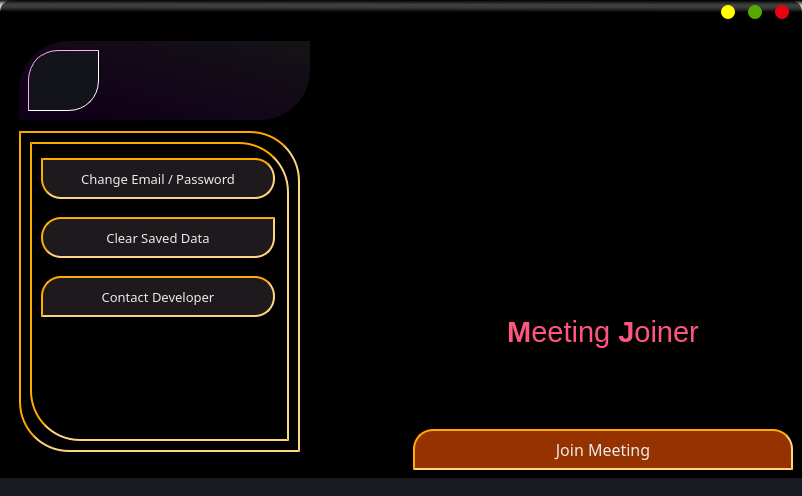
<?xml version="1.0" encoding="UTF-8"?>
<ui version="4.0">
 <class>MainWindow</class>
 <widget class="QMainWindow" name="MainWindow">
  <property name="geometry">
   <rect>
    <x>0</x>
    <y>0</y>
    <width>802</width>
    <height>496</height>
   </rect>
  </property>
  <property name="minimumSize">
   <size>
    <width>802</width>
    <height>496</height>
   </size>
  </property>
  <property name="maximumSize">
   <size>
    <width>914</width>
    <height>613</height>
   </size>
  </property>
  <property name="windowTitle">
   <string>MainWindow</string>
  </property>
  <property name="styleSheet">
   <string notr="true">border-radius:20px;</string>
  </property>
  <widget class="QWidget" name="centralwidget">
   <property name="styleSheet">
    <string notr="true">border-radius:20px;</string>
   </property>
   <layout class="QHBoxLayout" name="horizontalLayout">
    <property name="spacing">
     <number>0</number>
    </property>
    <property name="leftMargin">
     <number>0</number>
    </property>
    <property name="topMargin">
     <number>0</number>
    </property>
    <property name="rightMargin">
     <number>0</number>
    </property>
    <property name="bottomMargin">
     <number>0</number>
    </property>
    <item>
     <widget class="QFrame" name="BaseFrame">
      <property name="styleSheet">
       <string notr="true">background-color: rgb(0, 0, 0);
border-radius:12px;</string>
      </property>
      <property name="frameShape">
       <enum>QFrame::StyledPanel</enum>
      </property>
      <property name="frameShadow">
       <enum>QFrame::Raised</enum>
      </property>
      <layout class="QVBoxLayout" name="verticalLayout">
       <property name="spacing">
        <number>0</number>
       </property>
       <property name="leftMargin">
        <number>0</number>
       </property>
       <property name="topMargin">
        <number>0</number>
       </property>
       <property name="rightMargin">
        <number>0</number>
       </property>
       <property name="bottomMargin">
        <number>0</number>
       </property>
       <item>
        <widget class="QFrame" name="TitleBar_2">
         <property name="sizePolicy">
          <sizepolicy hsizetype="Preferred" vsizetype="Fixed">
           <horstretch>0</horstretch>
           <verstretch>0</verstretch>
          </sizepolicy>
         </property>
         <property name="minimumSize">
          <size>
           <width>0</width>
           <height>0</height>
          </size>
         </property>
         <property name="maximumSize">
          <size>
           <width>16777215</width>
           <height>22</height>
          </size>
         </property>
         <property name="styleSheet">
          <string notr="true">QFrame{

	border-image:none;
	background-color: qlineargradient(spread:pad, x1:0, y1:0, x2:1, y2:1, stop:0 rgba(0, 0, 0, 0), stop:1 rgba(255, 255, 255, 0));
	background-color: qlineargradient(spread:pad, x1:0.506, y1:0, x2:0.488, y2:0.556818, stop:0 rgba(0, 0, 0, 255), stop:0.363636 rgba(132, 132, 132, 123), stop:0.619318 rgba(165, 165, 165, 90), stop:1 rgba(255, 255, 255, 0));
border-radius:12px;


}</string>
         </property>
         <property name="frameShape">
          <enum>QFrame::StyledPanel</enum>
         </property>
         <property name="frameShadow">
          <enum>QFrame::Raised</enum>
         </property>
         <layout class="QHBoxLayout" name="horizontalLayout_5">
          <property name="spacing">
           <number>0</number>
          </property>
          <property name="leftMargin">
           <number>0</number>
          </property>
          <property name="topMargin">
           <number>0</number>
          </property>
          <property name="rightMargin">
           <number>0</number>
          </property>
          <property name="bottomMargin">
           <number>0</number>
          </property>
          <item>
           <widget class="QFrame" name="TopDragFrame">
            <property name="cursor">
             <cursorShape>SizeAllCursor</cursorShape>
            </property>
            <property name="styleSheet">
             <string notr="true">background-color: qlineargradient(spread:pad, x1:0, y1:0, x2:1, y2:1, stop:0 rgba(0, 0, 0, 0), stop:1 rgba(255, 255, 255, 0));</string>
            </property>
            <property name="frameShape">
             <enum>QFrame::StyledPanel</enum>
            </property>
            <property name="frameShadow">
             <enum>QFrame::Raised</enum>
            </property>
            <layout class="QHBoxLayout" name="horizontalLayout_17">
             <property name="spacing">
              <number>0</number>
             </property>
             <property name="leftMargin">
              <number>0</number>
             </property>
             <property name="topMargin">
              <number>0</number>
             </property>
             <property name="rightMargin">
              <number>0</number>
             </property>
             <property name="bottomMargin">
              <number>0</number>
             </property>
            </layout>
           </widget>
          </item>
          <item>
           <widget class="QFrame" name="frame_3">
            <property name="sizePolicy">
             <sizepolicy hsizetype="Fixed" vsizetype="Fixed">
              <horstretch>0</horstretch>
              <verstretch>0</verstretch>
             </sizepolicy>
            </property>
            <property name="minimumSize">
             <size>
              <width>0</width>
              <height>25</height>
             </size>
            </property>
            <property name="maximumSize">
             <size>
              <width>100</width>
              <height>16777215</height>
             </size>
            </property>
            <property name="styleSheet">
             <string notr="true">border-image:none;

background-color: qlineargradient(spread:pad, x1:0, y1:0, x2:1, y2:1, stop:0 rgba(0, 0, 0, 0), stop:1 rgba(255, 255, 255, 0));</string>
            </property>
            <property name="frameShape">
             <enum>QFrame::StyledPanel</enum>
            </property>
            <property name="frameShadow">
             <enum>QFrame::Raised</enum>
            </property>
            <layout class="QHBoxLayout" name="horizontalLayout_3">
             <property name="spacing">
              <number>0</number>
             </property>
             <property name="leftMargin">
              <number>6</number>
             </property>
             <property name="topMargin">
              <number>0</number>
             </property>
             <property name="rightMargin">
              <number>0</number>
             </property>
             <property name="bottomMargin">
              <number>0</number>
             </property>
             <item>
              <widget class="QPushButton" name="Minimizebtn">
               <property name="sizePolicy">
                <sizepolicy hsizetype="Fixed" vsizetype="Fixed">
                 <horstretch>0</horstretch>
                 <verstretch>0</verstretch>
                </sizepolicy>
               </property>
               <property name="maximumSize">
                <size>
                 <width>14</width>
                 <height>14</height>
                </size>
               </property>
               <property name="toolTip">
                <string>&lt;html&gt;&lt;head/&gt;&lt;body&gt;&lt;p&gt;&lt;span style=&quot; color:#ffffff;&quot;&gt;Minimize&lt;/span&gt;&lt;/p&gt;&lt;/body&gt;&lt;/html&gt;</string>
               </property>
               <property name="toolTipDuration">
                <number>-1</number>
               </property>
               <property name="styleSheet">
                <string notr="true">QPushButton{
	background-color: rgb(255, 255, 0);
border-radius:7px;
	
}
QPushButton::hover{
	background-color: rgba(255, 255, 0, 150);
}</string>
               </property>
               <property name="text">
                <string/>
               </property>
              </widget>
             </item>
             <item>
              <widget class="QPushButton" name="Maximizebtn">
               <property name="sizePolicy">
                <sizepolicy hsizetype="Fixed" vsizetype="Fixed">
                 <horstretch>0</horstretch>
                 <verstretch>0</verstretch>
                </sizepolicy>
               </property>
               <property name="maximumSize">
                <size>
                 <width>14</width>
                 <height>14</height>
                </size>
               </property>
               <property name="toolTip">
                <string>&lt;html&gt;&lt;head/&gt;&lt;body&gt;&lt;p&gt;&lt;span style=&quot; color:#ffffff;&quot;&gt;Maximize&lt;/span&gt;&lt;/p&gt;&lt;/body&gt;&lt;/html&gt;</string>
               </property>
               <property name="styleSheet">
                <string notr="true">QPushButton{
	background-color: rgb(85, 170, 0);
border-radius:7px;
}
QPushButton::hover{
	background-color: rgba(85, 170, 0, 150);

}</string>
               </property>
               <property name="text">
                <string/>
               </property>
              </widget>
             </item>
             <item>
              <widget class="QPushButton" name="CloseButton">
               <property name="sizePolicy">
                <sizepolicy hsizetype="Fixed" vsizetype="Fixed">
                 <horstretch>0</horstretch>
                 <verstretch>0</verstretch>
                </sizepolicy>
               </property>
               <property name="maximumSize">
                <size>
                 <width>14</width>
                 <height>14</height>
                </size>
               </property>
               <property name="toolTip">
                <string>&lt;html&gt;&lt;head/&gt;&lt;body&gt;&lt;p&gt;&lt;span style=&quot; color:#ffffff;&quot;&gt;Close&lt;/span&gt;&lt;/p&gt;&lt;/body&gt;&lt;/html&gt;</string>
               </property>
               <property name="styleSheet">
                <string notr="true">QPushButton{
	background-color: rgb(235, 0, 16);
border-radius:7px;
}
QPushButton::hover{
	background-color: rgba(255, 0, 0, 150);

}</string>
               </property>
               <property name="text">
                <string/>
               </property>
              </widget>
             </item>
            </layout>
           </widget>
          </item>
         </layout>
        </widget>
       </item>
       <item>
        <widget class="QFrame" name="ContentFrame">
         <property name="styleSheet">
          <string notr="true">border-radius:0px;
border-bottom-right-radius:20px;
border-bottom-left-radius:20px;

border-bottom-right-radius:0px;
border-bottom-right-radius:20px;


border-image: url(:/newPrefix/photo-1567095751004-aa51a2690368.jpeg);
background-color: qlineargradient(spread:pad, x1:0, y1:0, x2:1, y2:1, stop:0 rgba(0, 0, 0, 198), stop:1 rgba(255, 255, 255, 0));</string>
         </property>
         <property name="frameShape">
          <enum>QFrame::StyledPanel</enum>
         </property>
         <property name="frameShadow">
          <enum>QFrame::Raised</enum>
         </property>
         <layout class="QHBoxLayout" name="horizontalLayout_2">
          <property name="leftMargin">
           <number>0</number>
          </property>
          <property name="topMargin">
           <number>0</number>
          </property>
          <property name="rightMargin">
           <number>0</number>
          </property>
          <property name="bottomMargin">
           <number>0</number>
          </property>
          <item>
           <widget class="QFrame" name="LeftContent">
            <property name="styleSheet">
             <string notr="true">background-color: rgb(162, 162, 162);

border-image:none;
background-color: qlineargradient(spread:pad, x1:0, y1:0, x2:1, y2:1, stop:0 rgba(0, 0, 0, 0), stop:1 rgba(255, 255, 255, 0));</string>
            </property>
            <property name="frameShape">
             <enum>QFrame::StyledPanel</enum>
            </property>
            <property name="frameShadow">
             <enum>QFrame::Raised</enum>
            </property>
            <layout class="QVBoxLayout" name="verticalLayout_5">
             <item>
              <widget class="QFrame" name="InnerContentBase">
               <property name="minimumSize">
                <size>
                 <width>311</width>
                 <height>441</height>
                </size>
               </property>
               <property name="maximumSize">
                <size>
                 <width>311</width>
                 <height>441</height>
                </size>
               </property>
               <property name="styleSheet">
                <string notr="true">QFrame{

background-color: rgb(31, 31, 31);
border-radius:0px;
border-bottom-left-radius:50px;
border-top-left-radius:50px;

	background-color: qlineargradient(spread:pad, x1:0, y1:0, x2:1, y2:1, stop:0 rgba(0, 0, 0, 0), stop:1 rgba(255, 255, 255, 0));

}</string>
               </property>
               <property name="frameShape">
                <enum>QFrame::StyledPanel</enum>
               </property>
               <property name="frameShadow">
                <enum>QFrame::Raised</enum>
               </property>
               <widget class="QFrame" name="userAccountFrame">
                <property name="geometry">
                 <rect>
                  <x>10</x>
                  <y>10</y>
                  <width>291</width>
                  <height>79</height>
                 </rect>
                </property>
                <property name="styleSheet">
                 <string notr="true">background-image:none;
background-color: qlineargradient(spread:pad, x1:1, y1:0, x2:0.126, y2:0.863636, stop:0 rgba(35, 32, 38, 152), stop:1 rgba(18, 0, 27, 232));
border-radius:0px;
border-bottom-right-radius:50px;
border-top-left-radius:50px;
</string>
                </property>
                <property name="frameShape">
                 <enum>QFrame::StyledPanel</enum>
                </property>
                <property name="frameShadow">
                 <enum>QFrame::Raised</enum>
                </property>
                <layout class="QVBoxLayout" name="verticalLayout_2">
                 <item>
                  <widget class="QPushButton" name="AccountButton">
                   <property name="sizePolicy">
                    <sizepolicy hsizetype="Minimum" vsizetype="Preferred">
                     <horstretch>0</horstretch>
                     <verstretch>0</verstretch>
                    </sizepolicy>
                   </property>
                   <property name="minimumSize">
                    <size>
                     <width>71</width>
                     <height>61</height>
                    </size>
                   </property>
                   <property name="maximumSize">
                    <size>
                     <width>71</width>
                     <height>61</height>
                    </size>
                   </property>
                   <property name="styleSheet">
                    <string notr="true">QPushButton{
/*  border-bottom-right-radius:49px; */
/* border-top-left-radius:49px; */

border-top-right-radius:0px;
border-top-left-radius:30px;

border-bottom-right-radius:30px;
border-bottom-leftt-radius:0px;

	background-color: rgb(19, 20, 26);
border-style:inset;
border-width:1px;
	border-color: rgb(255, 170, 255);

}

QPushButton::hover{

	border-right-color: rgb(247, 173, 24);
	border-right-color: rgb(255, 170, 0);

}

QPushButton::pressed{
background-color: rgba(31, 32, 39,225);

}
</string>
                   </property>
                   <property name="text">
                    <string/>
                   </property>
                   <property name="icon">
                    <iconset resource="resources.qrc">
                     <normaloff>:/newPrefix/preferences-desktop-user.svg</normaloff>:/newPrefix/preferences-desktop-user.svg</iconset>
                   </property>
                   <property name="iconSize">
                    <size>
                     <width>30</width>
                     <height>30</height>
                    </size>
                   </property>
                  </widget>
                 </item>
                </layout>
               </widget>
               <widget class="QFrame" name="userAccountFrame_2">
                <property name="geometry">
                 <rect>
                  <x>10</x>
                  <y>100</y>
                  <width>281</width>
                  <height>321</height>
                 </rect>
                </property>
                <property name="styleSheet">
                 <string notr="true">background-color: rgb(134, 134, 134);

border-radius:0px;
border-bottom-left-radius:50px;
border-top-right-radius:50px;

border-width:2px;
border-style:inset;
border-color: rgb(255, 170, 0);

background-color: qlineargradient(spread:pad, x1:0.537, y1:1, x2:0.532, y2:0, stop:0 rgba(0, 0, 0, 178), stop:1 rgba(255, 255, 255, 0));</string>
                </property>
                <property name="frameShape">
                 <enum>QFrame::StyledPanel</enum>
                </property>
                <property name="frameShadow">
                 <enum>QFrame::Raised</enum>
                </property>
                <layout class="QVBoxLayout" name="verticalLayout_4">
                 <property name="rightMargin">
                  <number>9</number>
                 </property>
                 <item>
                  <widget class="QFrame" name="ButtonsFrame">
                   <property name="styleSheet">
                    <string notr="true">

background-color: qlineargradient(spread:pad, x1:0, y1:0, x2:1, y2:1, stop:0 rgba(0, 0, 0, 198), stop:1 rgba(255, 255, 255, 0));</string>
                   </property>
                   <property name="frameShape">
                    <enum>QFrame::StyledPanel</enum>
                   </property>
                   <property name="frameShadow">
                    <enum>QFrame::Raised</enum>
                   </property>
                   <layout class="QVBoxLayout" name="verticalLayout_3">
                    <property name="spacing">
                     <number>18</number>
                    </property>
                    <property name="topMargin">
                     <number>14</number>
                    </property>
                    <property name="rightMargin">
                     <number>12</number>
                    </property>
                    <item>
                     <widget class="QPushButton" name="ChangeEmailBtn">
                      <property name="minimumSize">
                       <size>
                        <width>181</width>
                        <height>41</height>
                       </size>
                      </property>
                      <property name="font">
                       <font>
                        <family>NotoSerifTamilSlanted Medium</family>
                        <pointsize>10</pointsize>
                       </font>
                      </property>
                      <property name="styleSheet">
                       <string notr="true">QPushButton{
	color: rgb(234, 234, 234);
	background-color: rgb(29, 25, 29);
background-image:none;
border-radius:0px;

border-radius:20px;
border-top-left-radius:0px;


border-width:2px;
border-style:inset;
border-color: rgb(255, 170, 0);


}

QPushButton::hover{
	
	background-color: rgb(0, 0, 0);

}</string>
                      </property>
                      <property name="text">
                       <string>Change Email / Password</string>
                      </property>
                     </widget>
                    </item>
                    <item>
                     <widget class="QPushButton" name="ClearSavedData">
                      <property name="minimumSize">
                       <size>
                        <width>181</width>
                        <height>41</height>
                       </size>
                      </property>
                      <property name="font">
                       <font>
                        <family>NotoSerifTamilSlanted Medium</family>
                        <pointsize>10</pointsize>
                       </font>
                      </property>
                      <property name="styleSheet">
                       <string notr="true">QPushButton{
	color: rgb(234, 234, 234);
	background-color: rgb(29, 25, 29);
background-image:none;
border-radius:0px;

border-radius:20px;
border-top-right-radius:0px;



border-width:2px;
border-style:inset;
border-color: rgb(255, 170, 0);

}

QPushButton::hover{
	
	background-color: rgb(0, 0, 0);

}</string>
                      </property>
                      <property name="text">
                       <string>Clear Saved Data</string>
                      </property>
                     </widget>
                    </item>
                    <item>
                     <widget class="QPushButton" name="ContactDeveloperBtn">
                      <property name="minimumSize">
                       <size>
                        <width>181</width>
                        <height>41</height>
                       </size>
                      </property>
                      <property name="font">
                       <font>
                        <family>NotoSerifTamilSlanted Medium</family>
                        <pointsize>10</pointsize>
                       </font>
                      </property>
                      <property name="styleSheet">
                       <string notr="true">QPushButton{
	color: rgb(234, 234, 234);
	background-color: rgb(29, 25, 29);
background-image:none;
border-radius:0px;

border-radius:20px;
border-bottom-left-radius:0px;



border-width:2px;
border-style:inset;
border-color: rgb(255, 170, 0);

}

QPushButton::hover{
	
	background-color: rgb(0, 0, 0);

}</string>
                      </property>
                      <property name="text">
                       <string>Contact Developer</string>
                      </property>
                     </widget>
                    </item>
                    <item>
                     <widget class="QFrame" name="paddingframe">
                      <property name="styleSheet">
                       <string notr="true">background-image:none;
border:none;

background-color: qlineargradient(spread:pad, x1:0, y1:0, x2:1, y2:1, stop:0 rgba(0, 0, 0, 0), stop:1 rgba(255, 255, 255, 0));</string>
                      </property>
                      <property name="frameShape">
                       <enum>QFrame::StyledPanel</enum>
                      </property>
                      <property name="frameShadow">
                       <enum>QFrame::Raised</enum>
                      </property>
                     </widget>
                    </item>
                   </layout>
                  </widget>
                 </item>
                </layout>
               </widget>
              </widget>
             </item>
            </layout>
           </widget>
          </item>
          <item>
           <widget class="QFrame" name="frame_4">
            <property name="styleSheet">
             <string notr="true">border-image:none;
background-color: rgb(162, 162, 162);
background-color: qlineargradient(spread:pad, x1:0, y1:0, x2:1, y2:1, stop:0 rgba(0, 0, 0, 0), stop:1 rgba(255, 255, 255, 0));

</string>
            </property>
            <property name="frameShape">
             <enum>QFrame::StyledPanel</enum>
            </property>
            <property name="frameShadow">
             <enum>QFrame::Raised</enum>
            </property>
            <layout class="QVBoxLayout" name="verticalLayout_6">
             <property name="topMargin">
              <number>31</number>
             </property>
             <property name="bottomMargin">
              <number>8</number>
             </property>
             <item>
              <widget class="QFrame" name="frame">
               <property name="styleSheet">
                <string notr="true">image: url(:/newPrefix/1370307-middle.png);</string>
               </property>
               <property name="frameShape">
                <enum>QFrame::StyledPanel</enum>
               </property>
               <property name="frameShadow">
                <enum>QFrame::Raised</enum>
               </property>
              </widget>
             </item>
             <item>
              <widget class="QLabel" name="label">
               <property name="sizePolicy">
                <sizepolicy hsizetype="Minimum" vsizetype="Preferred">
                 <horstretch>0</horstretch>
                 <verstretch>0</verstretch>
                </sizepolicy>
               </property>
               <property name="font">
                <font>
                 <pointsize>22</pointsize>
                </font>
               </property>
               <property name="styleSheet">
                <string notr="true">background-color: rgb(141, 141, 141);
background-color: none;

color: qlineargradient(spread:pad, x1:0, y1:0.659, x2:1, y2:0.688, stop:0 rgba(195, 65, 195, 255), stop:1 rgba(255, 85, 85, 255));</string>
               </property>
               <property name="text">
                <string>&lt;html&gt;&lt;head/&gt;&lt;body&gt;&lt;p align=&quot;center&quot;&gt;&lt;span style=&quot; font-weight:600; color:#ff557f;&quot;&gt;M&lt;/span&gt;&lt;span style=&quot; color:#ff557f;&quot;&gt;eeting&lt;/span&gt;&lt;span style=&quot; font-weight:600; color:#ff557f;&quot;&gt; J&lt;/span&gt;&lt;span style=&quot; color:#ff557f;&quot;&gt;oiner&lt;/span&gt;&lt;/p&gt;&lt;/body&gt;&lt;/html&gt;</string>
               </property>
               <property name="alignment">
                <set>Qt::AlignCenter</set>
               </property>
               <property name="wordWrap">
                <bool>true</bool>
               </property>
              </widget>
             </item>
             <item>
              <widget class="QPushButton" name="ContactDeveloperBtn_2">
               <property name="minimumSize">
                <size>
                 <width>181</width>
                 <height>41</height>
                </size>
               </property>
               <property name="font">
                <font>
                 <family>octicons</family>
                 <pointsize>12</pointsize>
                </font>
               </property>
               <property name="styleSheet">
                <string notr="true">QPushButton{
	color: rgb(234, 234, 234);
	background-color: rgb(29, 25, 29);
background-image:none;
border-radius:0px;

border-radius:20px;
border-bottom-left-radius:0px;
border-bottom-right-radius:0px;


border-width:2px;
border-style:inset;
border-color: rgb(255, 170, 0);
	background-color: rgba(255, 85, 0,150);
}

QPushButton::hover{
	
	background-color: rgb(0, 0, 0);
background-color: rgba(255, 85, 0,50);

}

QPushButton::pressed{

background-color: rgba(255, 85, 0,50);


}


</string>
               </property>
               <property name="text">
                <string>Join Meeting</string>
               </property>
              </widget>
             </item>
            </layout>
           </widget>
          </item>
         </layout>
        </widget>
       </item>
       <item>
        <widget class="QFrame" name="BottomMarginFrame">
         <property name="sizePolicy">
          <sizepolicy hsizetype="Preferred" vsizetype="Fixed">
           <horstretch>0</horstretch>
           <verstretch>0</verstretch>
          </sizepolicy>
         </property>
         <property name="minimumSize">
          <size>
           <width>0</width>
           <height>18</height>
          </size>
         </property>
         <property name="styleSheet">
          <string notr="true">QFrame{
	background-color: rgb(24, 25, 33);
}</string>
         </property>
         <property name="frameShape">
          <enum>QFrame::StyledPanel</enum>
         </property>
         <property name="frameShadow">
          <enum>QFrame::Raised</enum>
         </property>
         <layout class="QHBoxLayout" name="horizontalLayout_4">
          <property name="leftMargin">
           <number>0</number>
          </property>
          <property name="topMargin">
           <number>0</number>
          </property>
          <property name="rightMargin">
           <number>0</number>
          </property>
          <property name="bottomMargin">
           <number>0</number>
          </property>
          <item>
           <widget class="QFrame" name="BottomDrag">
            <property name="styleSheet">
             <string notr="true">background-color: rgb(85, 255, 255);

background-color: qlineargradient(spread:pad, x1:0, y1:0, x2:1, y2:1, stop:0 rgba(0, 0, 0, 0), stop:1 rgba(255, 255, 255, 0));</string>
            </property>
            <property name="frameShape">
             <enum>QFrame::StyledPanel</enum>
            </property>
            <property name="frameShadow">
             <enum>QFrame::Raised</enum>
            </property>
           </widget>
          </item>
          <item>
           <widget class="QFrame" name="QSizeGrip_botto_right">
            <property name="sizePolicy">
             <sizepolicy hsizetype="Fixed" vsizetype="Fixed">
              <horstretch>0</horstretch>
              <verstretch>0</verstretch>
             </sizepolicy>
            </property>
            <property name="minimumSize">
             <size>
              <width>22</width>
              <height>18</height>
             </size>
            </property>
            <property name="cursor">
             <cursorShape>ArrowCursor</cursorShape>
            </property>
            <property name="styleSheet">
             <string notr="true">background-color: rgb(255, 255, 255);
image: url(:/newPrefix/Utility Icons/arrow-down-right.svg);
background-color: rgb(24, 25, 33);</string>
            </property>
            <property name="frameShape">
             <enum>QFrame::StyledPanel</enum>
            </property>
            <property name="frameShadow">
             <enum>QFrame::Raised</enum>
            </property>
           </widget>
          </item>
         </layout>
        </widget>
       </item>
      </layout>
     </widget>
    </item>
   </layout>
  </widget>
 </widget>
 <resources>
  <include location="resources.qrc"/>
 </resources>
 <connections/>
</ui>
